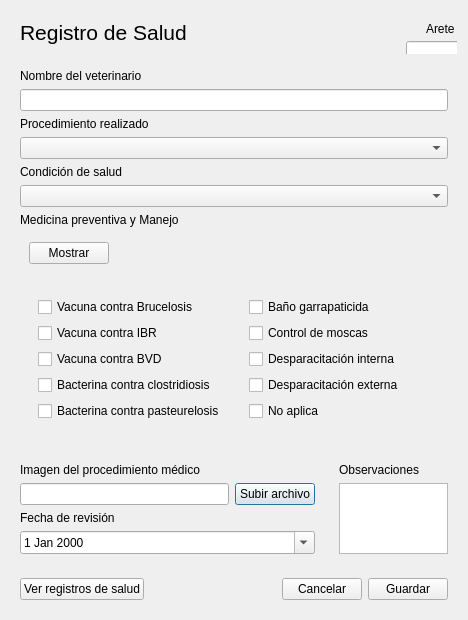
<?xml version="1.0" encoding="UTF-8"?>
<ui version="4.0">
 <class>Dialog</class>
 <widget class="QDialog" name="Dialog">
  <property name="geometry">
   <rect>
    <x>0</x>
    <y>0</y>
    <width>468</width>
    <height>549</height>
   </rect>
  </property>
  <property name="windowTitle">
   <string>Editar animal</string>
  </property>
  <layout class="QGridLayout" name="gridLayout_3">
   <item row="0" column="0" colspan="2">
    <widget class="QWidget" name="widget_4" native="true">
     <layout class="QHBoxLayout" name="horizontalLayout_2">
      <item>
       <widget class="QLabel" name="label">
        <property name="font">
         <font>
          <family>Segoe UI</family>
          <pointsize>16</pointsize>
         </font>
        </property>
        <property name="text">
         <string>Registro de Salud</string>
        </property>
       </widget>
      </item>
      <item>
       <spacer name="horizontalSpacer_2">
        <property name="orientation">
         <enum>Qt::Horizontal</enum>
        </property>
        <property name="sizeHint" stdset="0">
         <size>
          <width>207</width>
          <height>20</height>
         </size>
        </property>
       </spacer>
      </item>
     </layout>
    </widget>
   </item>
   <item row="0" column="2">
    <widget class="QWidget" name="widget_6" native="true">
     <widget class="QLabel" name="label_13">
      <property name="geometry">
       <rect>
        <x>30</x>
        <y>10</y>
        <width>61</width>
        <height>16</height>
       </rect>
      </property>
      <property name="text">
       <string>Arete</string>
      </property>
     </widget>
     <widget class="QLineEdit" name="lineEdit_5">
      <property name="geometry">
       <rect>
        <x>10</x>
        <y>30</y>
        <width>81</width>
        <height>20</height>
       </rect>
      </property>
     </widget>
     <widget class="QLabel" name="label_14">
      <property name="geometry">
       <rect>
        <x>10</x>
        <y>10</y>
        <width>16</width>
        <height>16</height>
       </rect>
      </property>
      <property name="text">
       <string/>
      </property>
      <property name="pixmap">
       <pixmap resource="resources.qrc">:/icons/img/icons/seguridad2.png</pixmap>
      </property>
      <property name="scaledContents">
       <bool>true</bool>
      </property>
     </widget>
    </widget>
   </item>
   <item row="2" column="0">
    <widget class="QWidget" name="widget_5" native="true">
     <layout class="QGridLayout" name="gridLayout_2">
      <item row="0" column="0" colspan="2">
       <widget class="QLabel" name="label_12">
        <property name="text">
         <string>Imagen del procedimiento médico</string>
        </property>
       </widget>
      </item>
      <item row="1" column="0">
       <widget class="QLineEdit" name="lineEdit_4"/>
      </item>
      <item row="1" column="1">
       <widget class="QPushButton" name="indexbtn2">
        <property name="text">
         <string>Subir archivo</string>
        </property>
        <property name="icon">
         <iconset resource="resources.qrc">
          <normaloff>:/icons/img/icons/cargar.png</normaloff>:/icons/img/icons/cargar.png</iconset>
        </property>
        <property name="iconSize">
         <size>
          <width>20</width>
          <height>20</height>
         </size>
        </property>
        <property name="checkable">
         <bool>true</bool>
        </property>
        <property name="autoExclusive">
         <bool>true</bool>
        </property>
       </widget>
      </item>
      <item row="2" column="0">
       <widget class="QLabel" name="label_7">
        <property name="text">
         <string>Fecha de revisión</string>
        </property>
       </widget>
      </item>
      <item row="3" column="0" colspan="2">
       <widget class="QDateEdit" name="dateEdit">
        <property name="calendarPopup">
         <bool>true</bool>
        </property>
       </widget>
      </item>
      <item row="4" column="0">
       <spacer name="verticalSpacer">
        <property name="orientation">
         <enum>Qt::Vertical</enum>
        </property>
        <property name="sizeHint" stdset="0">
         <size>
          <width>20</width>
          <height>111</height>
         </size>
        </property>
       </spacer>
      </item>
     </layout>
    </widget>
   </item>
   <item row="2" column="1" colspan="2">
    <widget class="QWidget" name="widget_3" native="true">
     <layout class="QGridLayout" name="gridLayout">
      <item row="0" column="1">
       <widget class="QLabel" name="label_11">
        <property name="text">
         <string>Observaciones</string>
        </property>
       </widget>
      </item>
      <item row="1" column="1">
       <widget class="QTextEdit" name="textEdit"/>
      </item>
     </layout>
    </widget>
   </item>
   <item row="3" column="0" colspan="3">
    <widget class="QWidget" name="widget" native="true">
     <layout class="QHBoxLayout" name="horizontalLayout">
      <item>
       <widget class="QPushButton" name="pushButton_3">
        <property name="text">
         <string>Ver registros de salud</string>
        </property>
       </widget>
      </item>
      <item>
       <spacer name="horizontalSpacer">
        <property name="orientation">
         <enum>Qt::Horizontal</enum>
        </property>
        <property name="sizeHint" stdset="0">
         <size>
          <width>264</width>
          <height>20</height>
         </size>
        </property>
       </spacer>
      </item>
      <item>
       <widget class="QPushButton" name="pushButton">
        <property name="text">
         <string>Cancelar</string>
        </property>
       </widget>
      </item>
      <item>
       <widget class="QPushButton" name="pushButton_2">
        <property name="text">
         <string>Guardar</string>
        </property>
       </widget>
      </item>
     </layout>
    </widget>
   </item>
   <item row="1" column="0" colspan="3">
    <widget class="QWidget" name="widget_2" native="true">
     <layout class="QVBoxLayout" name="verticalLayout_3">
      <item>
       <widget class="QLabel" name="label_2">
        <property name="text">
         <string>Nombre del veterinario</string>
        </property>
       </widget>
      </item>
      <item>
       <widget class="QLineEdit" name="lineEdit"/>
      </item>
      <item>
       <widget class="QLabel" name="label_4">
        <property name="text">
         <string>Procedimiento realizado</string>
        </property>
       </widget>
      </item>
      <item>
       <widget class="QComboBox" name="comboBox"/>
      </item>
      <item>
       <widget class="QLabel" name="label_6">
        <property name="text">
         <string>Condición de salud</string>
        </property>
       </widget>
      </item>
      <item>
       <widget class="QComboBox" name="comboBox_3"/>
      </item>
      <item>
       <widget class="QLabel" name="label_9">
        <property name="text">
         <string>Medicina preventiva y Manejo</string>
        </property>
       </widget>
      </item>
      <item>
       <widget class="QWidget" name="widget_10" native="true">
        <layout class="QHBoxLayout" name="horizontalLayout_4">
         <item>
          <widget class="QPushButton" name="pushButton_5">
           <property name="text">
            <string>Mostrar</string>
           </property>
          </widget>
         </item>
         <item>
          <spacer name="horizontalSpacer_3">
           <property name="orientation">
            <enum>Qt::Horizontal</enum>
           </property>
           <property name="sizeHint" stdset="0">
            <size>
             <width>330</width>
             <height>20</height>
            </size>
           </property>
          </spacer>
         </item>
        </layout>
       </widget>
      </item>
      <item>
       <widget class="QWidget" name="widget_9" native="true">
        <layout class="QHBoxLayout" name="horizontalLayout_3">
         <item>
          <widget class="QWidget" name="widget_8" native="true">
           <layout class="QVBoxLayout" name="verticalLayout">
            <item>
             <widget class="QCheckBox" name="checkBox_4">
              <property name="text">
               <string>Vacuna contra Brucelosis</string>
              </property>
             </widget>
            </item>
            <item>
             <widget class="QCheckBox" name="checkBox_5">
              <property name="text">
               <string>Vacuna contra IBR</string>
              </property>
             </widget>
            </item>
            <item>
             <widget class="QCheckBox" name="checkBox_6">
              <property name="text">
               <string>Vacuna contra BVD</string>
              </property>
             </widget>
            </item>
            <item>
             <widget class="QCheckBox" name="checkBox">
              <property name="text">
               <string>Bacterina contra clostridiosis</string>
              </property>
             </widget>
            </item>
            <item>
             <widget class="QCheckBox" name="checkBox_2">
              <property name="text">
               <string>Bacterina contra pasteurelosis</string>
              </property>
             </widget>
            </item>
           </layout>
          </widget>
         </item>
         <item>
          <widget class="QWidget" name="widget_7" native="true">
           <layout class="QVBoxLayout" name="verticalLayout_2">
            <item>
             <widget class="QCheckBox" name="checkBox_9">
              <property name="text">
               <string>Baño garrapaticida</string>
              </property>
             </widget>
            </item>
            <item>
             <widget class="QCheckBox" name="checkBox_8">
              <property name="text">
               <string>Control de moscas</string>
              </property>
             </widget>
            </item>
            <item>
             <widget class="QCheckBox" name="checkBox_10">
              <property name="text">
               <string>Desparacitación interna</string>
              </property>
             </widget>
            </item>
            <item>
             <widget class="QCheckBox" name="checkBox_7">
              <property name="text">
               <string>Desparacitación externa</string>
              </property>
             </widget>
            </item>
            <item>
             <widget class="QCheckBox" name="checkBox_3">
              <property name="text">
               <string>No aplica</string>
              </property>
             </widget>
            </item>
           </layout>
          </widget>
         </item>
        </layout>
       </widget>
      </item>
     </layout>
    </widget>
   </item>
  </layout>
 </widget>
 <resources>
  <include location="AppData/Local/Programs/Python/Python313/Lib/site-packages/QtDesigner/resources.qrc"/>
  <include location="resources.qrc"/>
 </resources>
 <connections>
  <connection>
   <sender>pushButton_5</sender>
   <signal>clicked(bool)</signal>
   <receiver>widget_9</receiver>
   <slot>setHidden(bool)</slot>
   <hints>
    <hint type="sourcelabel">
     <x>97</x>
     <y>243</y>
    </hint>
    <hint type="destinationlabel">
     <x>262</x>
     <y>280</y>
    </hint>
   </hints>
  </connection>
  <connection>
   <sender>pushButton_5</sender>
   <signal>clicked(bool)</signal>
   <receiver>widget_9</receiver>
   <slot>setVisible(bool)</slot>
   <hints>
    <hint type="sourcelabel">
     <x>92</x>
     <y>253</y>
    </hint>
    <hint type="destinationlabel">
     <x>241</x>
     <y>279</y>
    </hint>
   </hints>
  </connection>
 </connections>
</ui>
